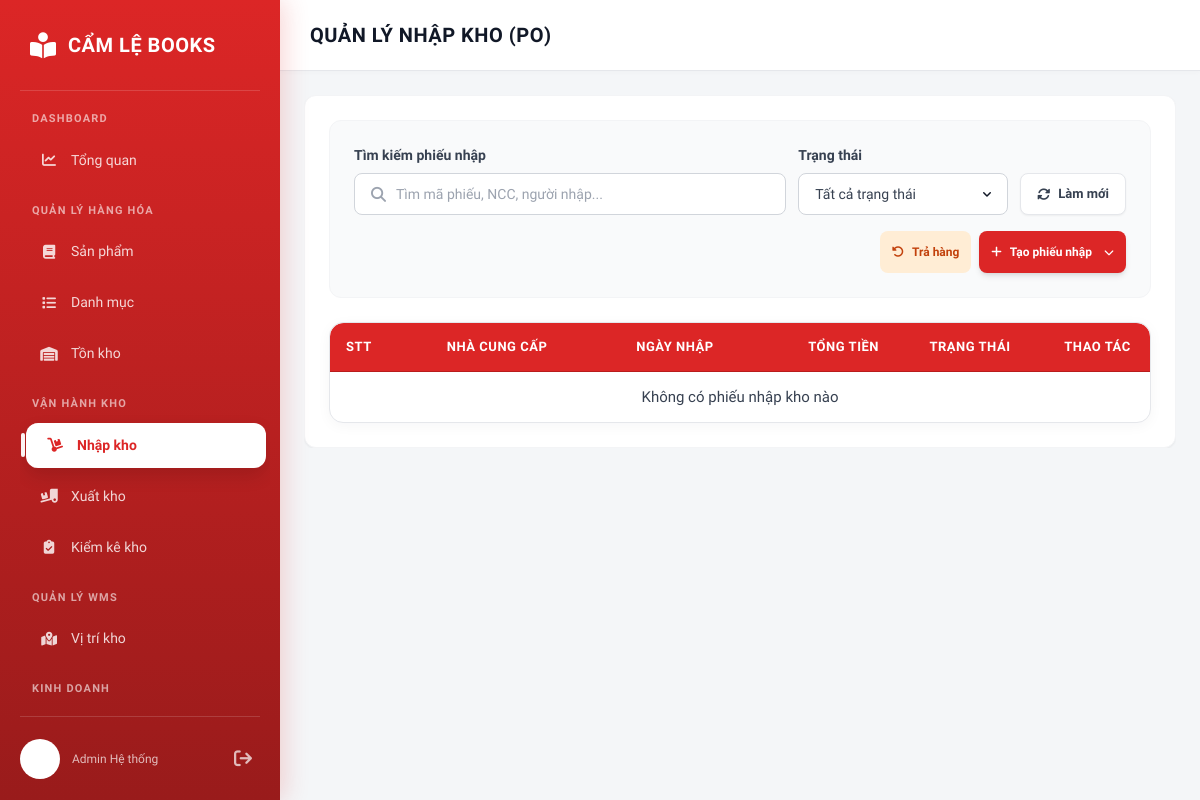
The app's page /inventory/nhapkho/, older data.
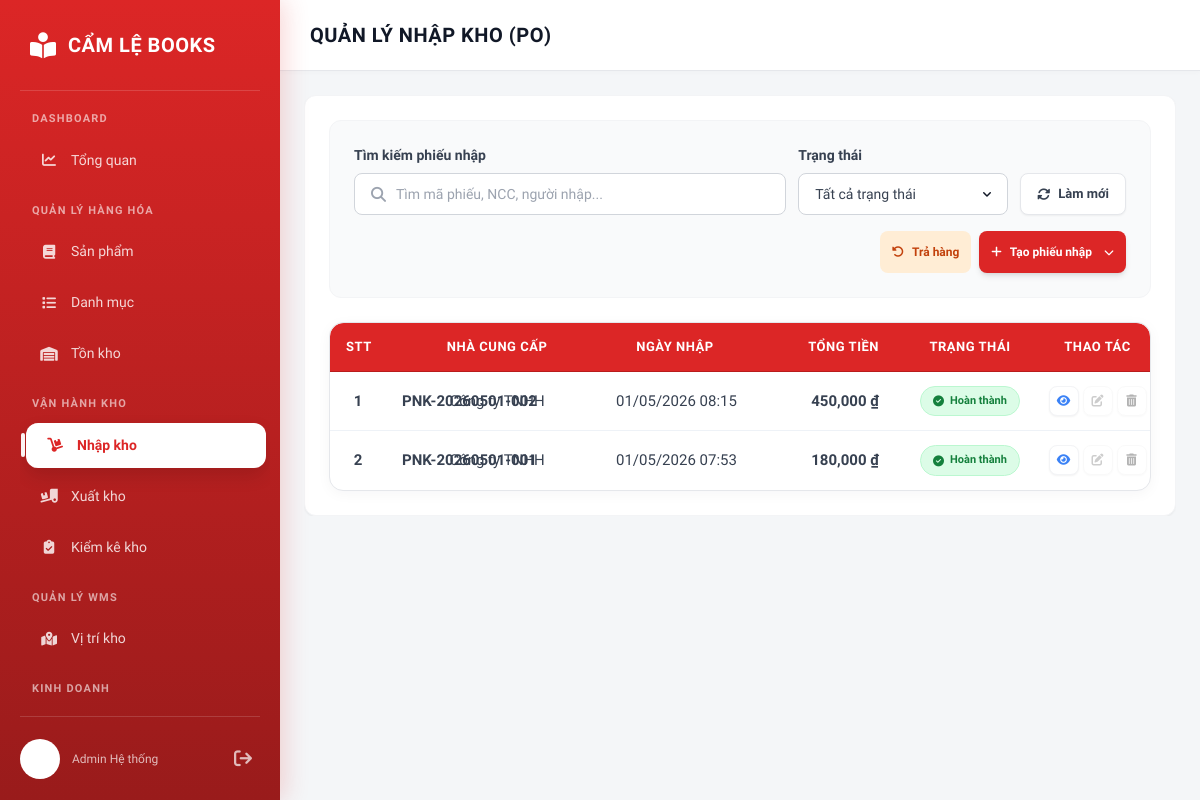
The same page, newer data.
### khohang/models.py (models this page shows)
class NhapKho(models.Model):
    maPhieuNhap = models.CharField(max_length=50, primary_key=True)
    nhaCungCap = models.ForeignKey('nhacungcap.NhaCungCap', on_delete=models.RESTRICT)
    ngayNhap = models.DateTimeField()
    trangthaiNhap = models.IntegerField(default=0, choices=[(0, 'Phiếu tạm'), (1, 'Đã hoàn thành'), (-1, 'Đã hủy')])
    ghichu = models.TextField(null=True, blank=True)
    donDatHang = models.ForeignKey('dathang.DonDatHang', on_delete=models.SET_NULL, null=True)
    nguoiLap = models.CharField(max_length=100, null=True, blank=True)
    tongtienNhap = models.DecimalField(max_digits=15, decimal_places=2, validators=[MinValueValidator(0)])
    class Meta:
        db_table = 'inventory_nhapkho'

### nhacungcap/models.py (models this page shows, shortened)
class NhaCungCap(models.Model):
    maNCC = models.CharField(max_length=50, primary_key=True)
    tenNCC = models.CharField(max_length=255)
    soDienThoai = models.CharField(
        max_length=20,
        unique=True,
        error_messages={
            'unique': 'Số điện thoại này đã tồn tại trong hệ thống.'
        },
        validators=[
            RegexValidator(
                regex=r'^\+?[\d\s.-]{9,20}$',
                message="Số điện thoại không hợp lệ."
            )
        ]
    )
    email = models.EmailField(
        unique=True,
        error_messages={
            'invalid': 'Địa chỉ email không hợp lệ.',
            'unique': 'Email này đã tồn tại trong hệ thống.'
        }
    )
    diaChi = models.TextField()
    class Meta:
        db_table = 'inventory_nhacungcap'
        constraints = [
            models.UniqueConstraint(fields=['soDienThoai'], name='ncc_unique_soDienThoai_v2'),
            models.UniqueConstraint(fields=['email'], name='ncc_unique_email_v2'),
        ]

### khohang/views/nghiep_vu_kho.py (the view, shortened to what this page needs)
# urls.py: path('nhapkho/', nghiep_vu_kho.nhapkho, name='nhapkho'),
def nhapkho(request):
    inbound_records = NhapKho.objects.select_related('nhaCungCap').prefetch_related('phieunhap_ct_set__sanPham').order_by('-ngayNhap')
    suppliers = NhaCungCap.objects.all()
    products = SanPham.objects.select_related('danhMuc').all()
    pos = DonDatHang.objects.filter(trangThai=2).select_related('nhaCungCap').prefetch_related('dondathang_ct_set__sanPham')
    po_list = []
    return_records = TraHangNCC.objects.select_related('nhaCungCap', 'phieuNhap').all().order_by('-ngayTra')
    return render(request, 'khohang/inventory/nhap_kho.html', {
        'inbound_records': inbound_records,
        'return_records': return_records,
        'suppliers': suppliers,
        'products': products,
        'vitris': ViTriKho.objects.all(),
        'purchase_orders_json': json.dumps(po_list)
    })

### khohang/templates/khohang/inventory/nhap_kho.html (shortened to what the changed rows need)
{% load static %}
{% load humanize %}
<!DOCTYPE html>
<html lang="vi">
<head>
    <script src="https://cdn.tailwindcss.com"></script>
    <link rel="stylesheet" href="https://cdnjs.cloudflare.com/ajax/libs/font-awesome/6.4.0/css/all.min.css">
    <link rel="stylesheet" href="{% static 'css/0.0.style.css' %}">
</head>
<body>
  <main class="main-content">
        <div class="content-header">
            <h1>Quản lý nhập kho (PO)</h1>
        </div>
        <div class="content-body p-8">
            <div id="importListView" class="view-section active">
                <div class="bg-white rounded-xl shadow-sm border border-gray-100 p-6">
                    <div class="table-wrapper data-table-wrapper">
                        <table class="w-full border-collapse import-table-fixed">
                            <thead>
                                <tr class="bg-gray-50 border-y border-gray-200">
                                    <th class="w-stt">STT</th>
                                    <th class="w-code">Mã phiếu</th>
                                    <th>Nhà cung cấp</th>
                                    <th class="w-date">Ngày nhập</th>
                                    <th class="w-price">Tổng tiền</th>
                                    <th class="w-status">Trạng thái</th>
                                    <th class="w-action">Thao tác</th>
                                </tr>
                            </thead>
                            <tbody id="importTableBody">
                                {% for record in inbound_records %}
                                <tr class="border-b border-gray-100 hover:bg-gray-50/50 transition-colors" data-status="{{ record.trangthaiNhap }}">
                                    <td class="w-stt font-bold">{{ forloop.counter }}</td>
                                    <td class="w-code text-center font-semibold text-gray-800">{{ record.maPhieuNhap }}</td>
                                    <td class="w-supplier text-gray-600" title="{{ record.nhaCungCap.tenNCC }}">{{ record.nhaCungCap.tenNCC }}</td>
                                    <td class="w-date text-center text-gray-600">{{ record.ngayNhap|date:"d/m/Y H:i" }}</td>
                                    <td class="w-price font-bold text-gray-900">{{ record.tongtienNhap|floatformat:0|intcomma }} ₫</td>
                                    <td class="w-status text-center">
                                        {% if record.trangthaiNhap == 1 %}
                                        <span class="inline-flex items-center gap-1.5 px-3 py-1.5 rounded-full text-[11px] font-bold bg-green-100 text-green-700 border border-green-200">
                                            <i class="fa-solid fa-circle-check"></i> Hoàn thành
                                        </span>
                                        {% elif record.trangthaiNhap == 0 %}
                                        <span class="inline-flex items-center gap-1.5 px-3 py-1.5 rounded-full text-[11px] font-bold bg-yellow-100 text-yellow-700 border border-yellow-200">
                                            <i class="fa-solid fa-clock"></i> Phiếu tạm
                                        </span>
                                        {% else %}
                                        <span class="inline-flex items-center gap-1.5 px-3 py-1.5 rounded-full text-[11px] font-bold bg-red-100 text-red-700 border border-red-200">
                                            <i class="fa-solid fa-times"></i> Đã hủy
                                        </span>
                                        {% endif %}
                                    </td>
                                    <td class="w-action" onclick="event.stopPropagation()">
                                        <div class="flex items-center justify-center gap-2">
                                            <button onclick="openImportDetail('{{ record.maPhieuNhap }}')" class="w-8 h-8 flex items-center justify-center rounded-lg bg-white border border-gray-100 text-blue-500 hover:bg-blue-500 hover:text-white transition-all shadow-sm" title="Xem chi tiết">
                                                <i class="fas fa-eye text-xs"></i>
                                            </button>
                                            <button onclick="{% if record.trangthaiNhap == 0 %}openEditImport('{{ record.maPhieuNhap }}'){% else %}alert('Không thể chỉnh sửa phiếu đã hoàn thành hoặc đã hủy.'){% endif %}"
                                                class="w-8 h-8 flex items-center justify-center rounded-lg bg-white border border-gray-100 text-green-500 hover:bg-green-500 hover:text-white transition-all shadow-sm {% if record.trangthaiNhap != 0 %}opacity-50 grayscale cursor-not-allowed{% endif %}" title="Chỉnh sửa">
                                                <i class="fas fa-edit text-xs"></i>
                                            </button>
                                            <button onclick="{% if record.trangthaiNhap == 0 %}deleteImport('{{ record.maPhieuNhap }}'){% else %}alert('Không thể xóa phiếu đã hoàn thành hoặc đã hủy.'){% endif %}"
                                                class="w-8 h-8 flex items-center justify-center rounded-lg bg-white border border-gray-100 text-red-500 hover:bg-primary hover:text-white transition-all shadow-sm {% if record.trangthaiNhap != 0 %}opacity-50 grayscale cursor-not-allowed{% endif %}" title="Hủy phiếu">
                                                <i class="fas fa-trash-alt text-xs"></i>
                                            </button>
                                        </div>
                                    </td>
                                </tr>
                                {% empty %}
                                <tr><td colspan="7" class="text-center py-10">Không có phiếu nhập kho nào</td></tr>
                                {% endfor %}
                            </tbody>
                        </table>
                    </div>
                </div>
            </div>
        </div>
  </main>
</body>
</html>

Row changes from the older to the newer data that the page shows:
added NhapKho: maPhieuNhap "PNK-20260501-002", nhaCungCap.tenNCC "Công ty TNHH", ngayNhap "01/05/2026 08:15", tongtienNhap "450,000", trangthaiNhap 1 (drawn)
added NhapKho: maPhieuNhap "PNK-20260501-001", nhaCungCap.tenNCC "Công ty TNHH", ngayNhap "01/05/2026 07:53", tongtienNhap "180,000", trangthaiNhap 1 (drawn)
Text that changed along with them:
text no longer shown: "Không có phiếu nhập kho nào"
